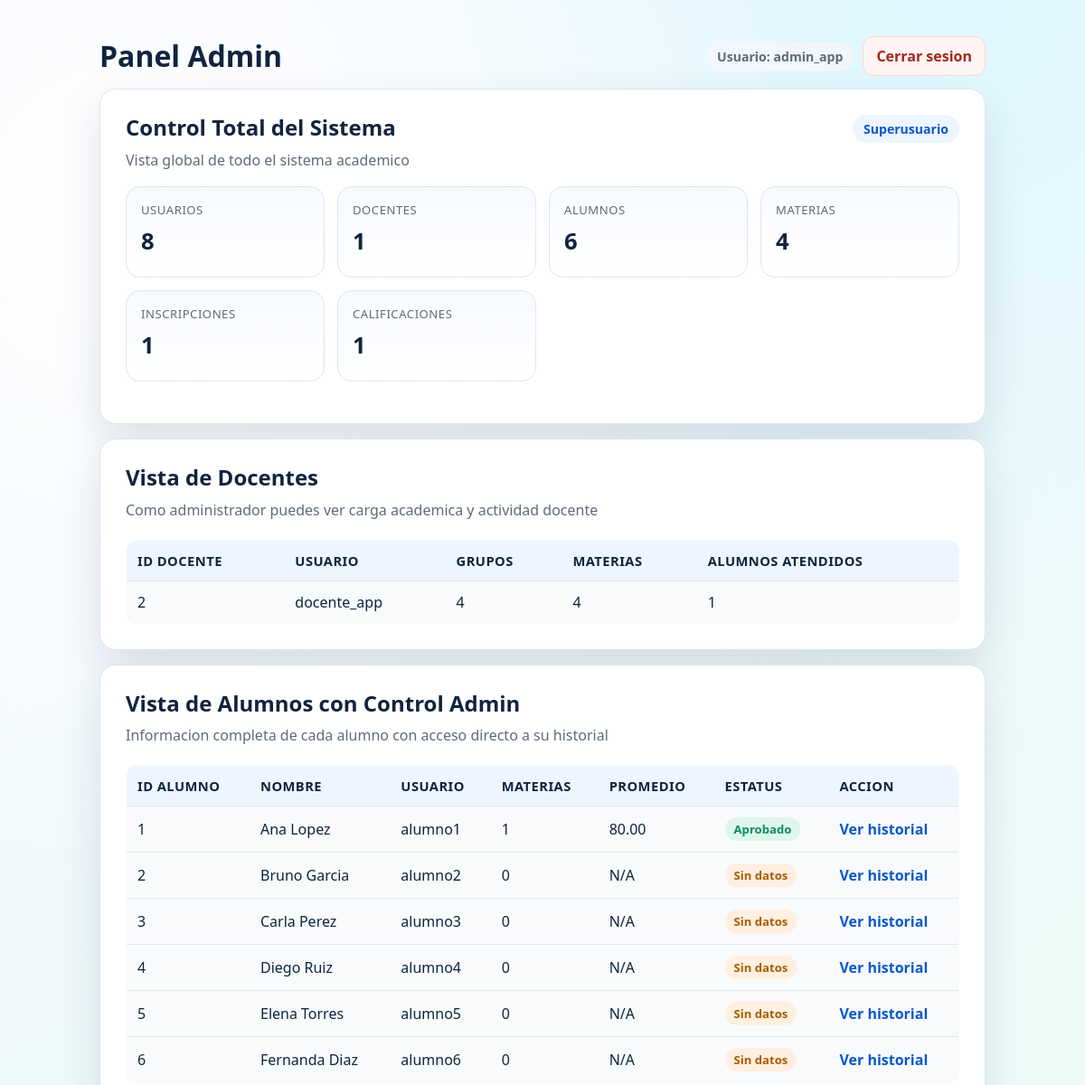
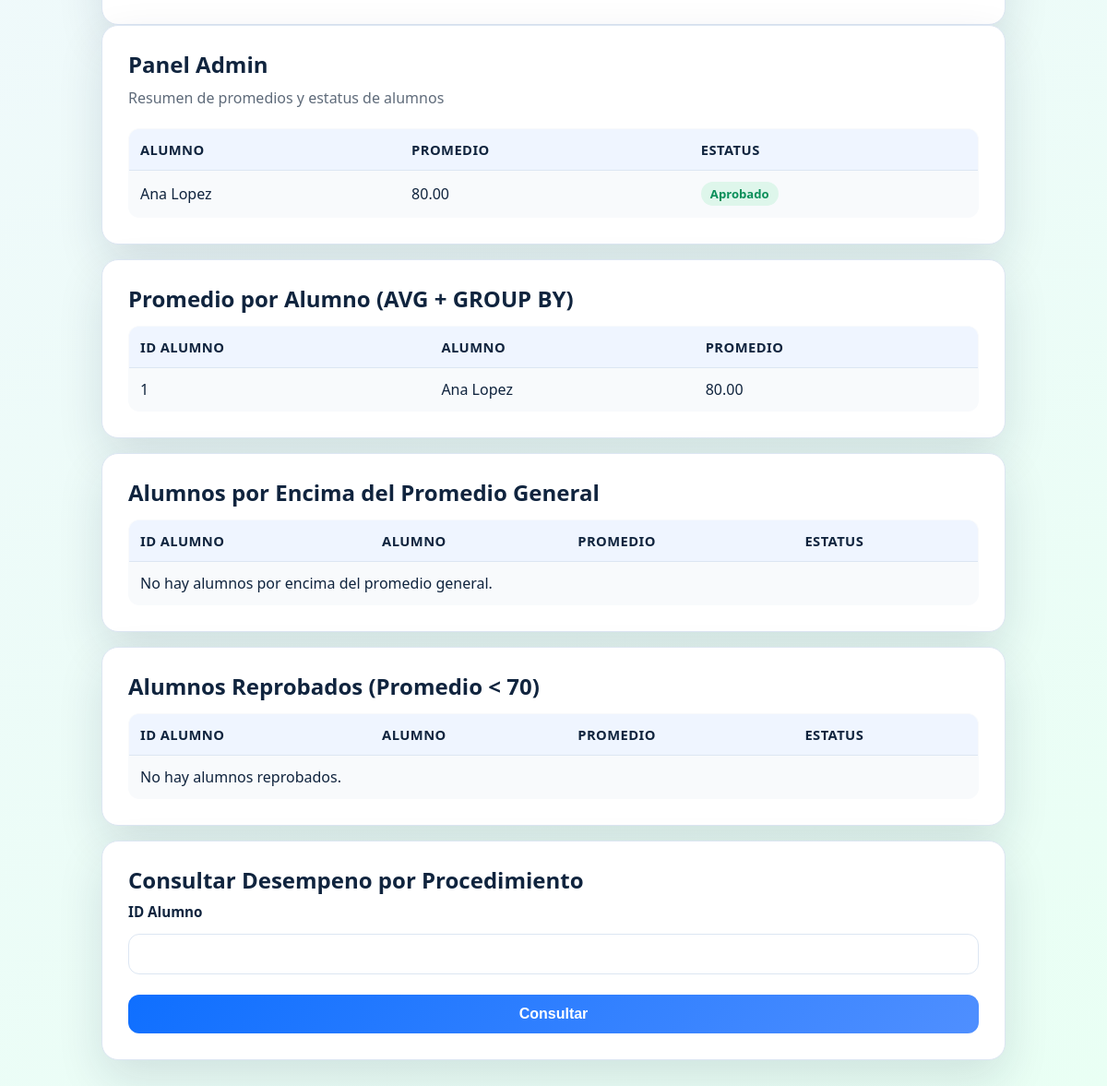
The page /admin.php (signed in) on the database its author committed (2 pictures, top to bottom).
### tables this page shows
CREATE TABLE IF NOT EXISTS usuarios (
    id_usuario INT AUTO_INCREMENT PRIMARY KEY,
    username VARCHAR(50) NOT NULL UNIQUE,
    contrasena VARCHAR(255) NOT NULL,
    id_rol TINYINT NOT NULL,
    INDEX idx_usuarios_rol (id_rol)
);

CREATE TABLE IF NOT EXISTS alumnos (
    id_alumno INT AUTO_INCREMENT PRIMARY KEY,
    id_usuario INT NOT NULL UNIQUE,
    nombre VARCHAR(100) NOT NULL,
    INDEX idx_alumnos_usuario (id_usuario),
    CONSTRAINT fk_alumnos_usuario
        FOREIGN KEY (id_usuario) REFERENCES usuarios(id_usuario)
        ON UPDATE CASCADE
        ON DELETE RESTRICT
);

### admin.php (the view, shortened to what this page needs)
<?php
include("conexion.php");
$stats = [
'usuarios' => 0,
'docentes' => 0,
'alumnos' => 0,
'materias' => 0,
'inscripciones' => 0,
'calificaciones' => 0
];
$sqlStats = "SELECT
(SELECT COUNT(*) FROM usuarios) AS total_usuarios,
(SELECT COUNT(*) FROM usuarios WHERE id_rol = 2) AS total_docentes,
(SELECT COUNT(*) FROM alumnos) AS total_alumnos,
(SELECT COUNT(*) FROM materias) AS total_materias,
(SELECT COUNT(*) FROM inscripciones) AS total_inscripciones,
(SELECT COUNT(*) FROM calificaciones) AS total_calificaciones";
$resultStats = $conn->query($sqlStats);
if ($resultStats && $resultStats->num_rows > 0) {
$rowStats = $resultStats->fetch_assoc();
$stats['usuarios'] = (int)$rowStats['total_usuarios'];
$stats['docentes'] = (int)$rowStats['total_docentes'];
$stats['alumnos'] = (int)$rowStats['total_alumnos'];
$stats['materias'] = (int)$rowStats['total_materias'];
$stats['inscripciones'] = (int)$rowStats['total_inscripciones'];
$stats['calificaciones'] = (int)$rowStats['total_calificaciones'];
}
$sqlDocentes = "SELECT
u.id_usuario,
u.username,
COUNT(DISTINCT gmd.id_gmd) AS grupos_asignados,
COUNT(DISTINCT gmd.id_materia) AS materias_asignadas,
COUNT(DISTINCT i.id_alumno) AS alumnos_atendidos
FROM usuarios u
LEFT JOIN grupo_materia_docente gmd ON u.id_usuario = gmd.id_docente
LEFT JOIN inscripciones i ON gmd.id_gmd = i.id_gmd
WHERE u.id_rol = 2
GROUP BY u.id_usuario, u.username
ORDER BY u.username";
$resultDocentes = $conn->query($sqlDocentes);
$sqlAlumnosControl = "SELECT
a.id_alumno,
a.nombre,
u.username,
COUNT(DISTINCT i.id_inscripcion) AS materias_inscritas,
ROUND(AVG(c.calificacion), 2) AS promedio,
CASE
WHEN AVG(c.calificacion) IS NULL THEN 'Sin datos'
WHEN AVG(c.calificacion) >= 70 THEN 'Aprobado'
ELSE 'Reprobado'
END AS estatus
FROM alumnos a
INNER JOIN usuarios u ON a.id_usuario = u.id_usuario
LEFT JOIN inscripciones i ON a.id_alumno = i.id_alumno
LEFT JOIN calificaciones c ON i.id_inscripcion = c.id_inscripcion
GROUP BY a.id_alumno, a.nombre, u.username
ORDER BY a.nombre";
$resultAlumnosControl = $conn->query($sqlAlumnosControl);
$sqlVistaPromedios = "SELECT * FROM vista_promedios";
$resultVistaPromedios = $conn->query($sqlVistaPromedios);
$sqlPromedioGroup = "SELECT a.id_alumno, a.nombre, AVG(c.calificacion) AS promedio
FROM alumnos a
JOIN inscripciones i ON a.id_alumno = i.id_alumno
JOIN calificaciones c ON i.id_inscripcion = c.id_inscripcion
GROUP BY a.id_alumno, a.nombre";
$resultPromedioGroup = $conn->query($sqlPromedioGroup);
$sqlSobrePromedioGeneral = "SELECT *
FROM vista_promedios
WHERE promedio > (SELECT AVG(promedio) FROM vista_promedios)";
$resultSobrePromedioGeneral = $conn->query($sqlSobrePromedioGeneral);
$sqlReprobados = "SELECT *
FROM vista_promedios
WHERE promedio < 70";
$resultReprobados = $conn->query($sqlReprobados);
?>
<!DOCTYPE html>
<html lang="es">
<head>
<link rel="stylesheet" href="styles.css">
</head>
<body>
<main class="page">
<div class="topbar">
<h1>Panel Admin</h1>
<div class="topbar-actions">
<span class="chip soft">Usuario: <?php echo htmlspecialchars($_SESSION['username'] ?? 'admin'); ?></span>
<a class="btn-ghost" href="logout.php">Cerrar sesion</a>
</div>
</div>
<section class="card">
<div class="section-head">
<div>
<h2>Control Total del Sistema</h2>
<p class="subtitle">Vista global de todo el sistema academico</p>
</div>
<span class="chip">Superusuario</span>
</div>
<div class="summary-grid">
<div class="summary-card"><span class="summary-label">Usuarios</span><span class="summary-value"><?php echo $stats['usuarios']; ?></span></div>
<div class="summary-card"><span class="summary-label">Docentes</span><span class="summary-value"><?php echo $stats['docentes']; ?></span></div>
<div class="summary-card"><span class="summary-label">Alumnos</span><span class="summary-value"><?php echo $stats['alumnos']; ?></span></div>
<div class="summary-card"><span class="summary-label">Materias</span><span class="summary-value"><?php echo $stats['materias']; ?></span></div>
<div class="summary-card"><span class="summary-label">Inscripciones</span><span class="summary-value"><?php echo $stats['inscripciones']; ?></span></div>
<div class="summary-card"><span class="summary-label">Calificaciones</span><span class="summary-value"><?php echo $stats['calificaciones']; ?></span></div>
</div>
</section>
<section class="card" style="margin-top:16px;">
<h2>Vista de Docentes</h2>
<p class="subtitle">Como administrador puedes ver carga academica y actividad docente</p>
<div class="table-wrap">
<table>
<tr>
<th>ID Docente</th>
<th>Usuario</th>
<th>Grupos</th>
<th>Materias</th>
<th>Alumnos atendidos</th>
</tr>
<?php if ($resultDocentes && $resultDocentes->num_rows > 0) { ?>
<?php while($doc=$resultDocentes->fetch_assoc()){ ?>
<tr>
<td><?php echo htmlspecialchars((string)$doc['id_usuario']); ?></td>
<td><?php echo htmlspecialchars($doc['username']); ?></td>
<td><?php echo htmlspecialchars((string)$doc['grupos_asignados']); ?></td>
<td><?php echo htmlspecialchars((string)$doc['materias_asignadas']); ?></td>
<td><?php echo htmlspecialchars((string)$doc['alumnos_atendidos']); ?></td>
</tr>
<?php } ?>
<?php } else { ?>
<tr><td colspan="5">No hay docentes registrados o no tienen grupos asignados.</td></tr>
<?php } ?>
</table>
</div>
</section>
<section class="card" style="margin-top:16px;">
<h2>Vista de Alumnos con Control Admin</h2>
<p class="subtitle">Informacion completa de cada alumno con acceso directo a su historial</p>
<div class="table-wrap">
<table>
<tr>
<th>ID Alumno</th>
<th>Nombre</th>
<th>Usuario</th>
<th>Materias</th>
<th>Promedio</th>
<th>Estatus</th>
<th>Accion</th>
</tr>
<?php if ($resultAlumnosControl && $resultAlumnosControl->num_rows > 0) { ?>
<?php while($al=$resultAlumnosControl->fetch_assoc()){ ?>
<?php
$estatusAl = strtolower((string)$al['estatus']);
$badgeClass = 'warn';
if (strpos($estatusAl, 'aprobad') !== false) { $badgeClass = 'ok'; }
?>
<tr>
<td><?php echo htmlspecialchars((string)$al['id_alumno']); ?></td>
<td><?php echo htmlspecialchars($al['nombre']); ?></td>
<td><?php echo htmlspecialchars($al['username']); ?></td>
<td><?php echo htmlspecialchars((string)$al['materias_inscritas']); ?></td>
<td><?php echo $al['promedio'] !== null ? htmlspecialchars(number_format((float)$al['promedio'], 2)) : 'N/A'; ?></td>
<td><span class="badge <?php echo $badgeClass; ?>"><?php echo htmlspecialchars($al['estatus']); ?></span></td>
<td><a class="link" href="alumno.php?id_alumno=<?php echo urlencode((string)$al['id_alumno']); ?>">Ver historial</a></td>
</tr>
<?php } ?>
<?php } else { ?>
<tr><td colspan="7">No hay alumnos disponibles para mostrar.</td></tr>
<?php } ?>
</table>
</div>
</section>
<section class="card">
<h2>Panel Admin</h2>
<p class="subtitle">Resumen de promedios y estatus de alumnos</p>
<div class="table-wrap">
<table>
<tr>
<th>Alumno</th>
<th>Promedio</th>
<th>Estatus</th>
</tr>
<?php
if ($resultVistaPromedios) {
while($row=$resultVistaPromedios->fetch_assoc()){
?>
<tr>
<td><?php echo $row['nombre']; ?></td>
<td><?php echo $row['promedio']; ?></td>
<td>
<?php
$estatus = strtolower((string)$row['estatus']);
$clase = "warn";
if (strpos($estatus, "aprobad") !== false) {
$clase = "ok";
}
?>
<span class="badge <?php echo $clase; ?>"><?php echo $row['estatus']; ?></span>
</td>
</tr>
<?php } ?>
<?php } ?>
</table>
</div>
</section>
<section class="card" style="margin-top:16px;">
<h2>Promedio por Alumno (AVG + GROUP BY)</h2>
<div class="table-wrap">
<table>
<tr>
<th>ID Alumno</th>
<th>Alumno</th>
<th>Promedio</th>
</tr>
<?php if ($resultPromedioGroup && $resultPromedioGroup->num_rows > 0) { ?>
<?php while($row=$resultPromedioGroup->fetch_assoc()){ ?>
<tr>
<td><?php echo $row['id_alumno']; ?></td>
<td><?php echo $row['nombre']; ?></td>
<td><?php echo number_format((float)$row['promedio'], 2); ?></td>
</tr>
<?php } ?>
<?php } else { ?>
<tr><td colspan="3">Sin datos para promedio por alumno.</td></tr>
<?php } ?>
</table>
</div>
</section>
<section class="card" style="margin-top:16px;">
<h2>Alumnos por Encima del Promedio General</h2>
<div class="table-wrap">
<table>
<tr>
<th>ID Alumno</th>
<th>Alumno</th>
<th>Promedio</th>
<th>Estatus</th>
</tr>
<?php if ($resultSobrePromedioGeneral && $resultSobrePromedioGeneral->num_rows > 0) { ?>
<?php while($row=$resultSobrePromedioGeneral->fetch_assoc()){ ?>
<tr>
<td><?php echo $row['id_alumno']; ?></td>
<td><?php echo $row['nombre']; ?></td>
<td><?php echo number_format((float)$row['promedio'], 2); ?></td>
<td><?php echo $row['estatus']; ?></td>
</tr>
<?php } ?>
<?php } else { ?>
<tr><td colspan="4">No hay alumnos por encima del promedio general.</td></tr>
<?php } ?>
</table>
</div>
</section>
<section class="card" style="margin-top:16px;">
<h2>Alumnos Reprobados (Promedio &lt; 70)</h2>
<div class="table-wrap">
<table>
<tr>
<th>ID Alumno</th>
<th>Alumno</th>
<th>Promedio</th>
<th>Estatus</th>
</tr>
<?php if ($resultReprobados && $resultReprobados->num_rows > 0) { ?>
<?php while($row=$resultReprobados->fetch_assoc()){ ?>
<tr>
<td><?php echo $row['id_alumno']; ?></td>
<td><?php echo $row['nombre']; ?></td>
<td><?php echo number_format((float)$row['promedio'], 2); ?></td>
<td><?php echo $row['estatus']; ?></td>
</tr>
<?php } ?>
<?php } else { ?>
<tr><td colspan="4">No hay alumnos reprobados.</td></tr>
<?php } ?>
</table>
</div>
</section>
<section class="card" style="margin-top:16px;">
<h2>Consultar Desempeno por Procedimiento</h2>
<form method="GET" class="form-grid">
<label for="id_alumno">ID Alumno</label>
<input id="id_alumno" type="number" name="id_alumno" min="1" required>
<button type="submit">Consultar</button>
</form>
</section>
</main>
</body>
</html>

### styles.css (style rules this page uses)
:root { --bg-1: #f3f6ff; --bg-2: #e9fff4; --surface: #ffffff; --surface-soft: #f8fafc; --text: #10243e; --muted: #5f6b7a; --primary: #0f6fff; --primary-strong: #0a58ca; --success: #0a8f5a; --danger: #c5392f; --border: #dce6f2; --shadow: 0 20px 50px rgba(15, 36, 62, 0.12); }
* { box-sizing: border-box; }
body { margin: 0; min-height: 100vh; font-family: "Segoe UI", "Helvetica Neue", sans-serif; color: var(--text); background: radial-gradient(circle at 12% 10%, #ffffff 0, transparent 32%), radial-gradient(circle at 88% 0%, #dff8ff 0, transparent 30%), linear-gradient(150deg, var(--bg-1), var(--bg-2)); }
.page { width: min(980px, 92vw); margin: 40px auto; }
.topbar { display: flex; justify-content: space-between; align-items: center; gap: 12px; margin-bottom: 14px; }
.topbar h1, .topbar h2 { margin: 0; }
.topbar-actions { display: flex; gap: 10px; align-items: center; }
.btn-ghost { display: inline-flex; align-items: center; justify-content: center; width: auto; padding: 10px 14px; border-radius: 12px; text-decoration: none; font-weight: 700; border: 1px solid #ffd7d3; color: #a4271e; background: #fff4f2; transition: transform 0.12s ease, filter 0.2s ease; }
.card { background: var(--surface); border: 1px solid var(--border); border-radius: 18px; box-shadow: var(--shadow); padding: 28px; }
h1, h2, h3 { margin: 0 0 10px; line-height: 1.2; }
.subtitle { margin: 0 0 22px; color: var(--muted); }
.form-grid { display: grid; gap: 14px; }
label { font-size: 0.95rem; font-weight: 600; }
input, select, button { width: 100%; border-radius: 12px; font-size: 1rem; }
input, select { border: 1px solid var(--border); padding: 12px 14px; outline: none; transition: border-color 0.2s ease, box-shadow 0.2s ease; background: #ffffff; }
button { margin-top: 8px; border: none; padding: 12px 16px; background: linear-gradient(135deg, var(--primary), #4f8fff); color: #ffffff; font-weight: 700; cursor: pointer; transition: transform 0.12s ease, filter 0.2s ease; }
.table-wrap { overflow-x: auto; margin-top: 14px; }
.section-head { display: flex; justify-content: space-between; gap: 16px; align-items: flex-start; margin-bottom: 14px; }
.section-head .subtitle { margin-bottom: 0; }
.summary-grid { display: grid; grid-template-columns: repeat(auto-fit, minmax(220px, 1fr)); gap: 14px; margin: 18px 0; }
.summary-card { background: linear-gradient(180deg, #f7faff 0%, #ffffff 100%); border: 1px solid var(--border); border-radius: 16px; padding: 16px; }
.summary-label { display: block; font-size: 0.82rem; text-transform: uppercase; letter-spacing: 0.04em; color: var(--muted); margin-bottom: 8px; }
.summary-value { display: block; font-size: 1.6rem; font-weight: 800; margin-bottom: 6px; }
.chip { display: inline-flex; align-items: center; gap: 6px; padding: 6px 12px; border-radius: 999px; background: #eff5ff; color: var(--primary-strong); font-size: 0.88rem; font-weight: 700; }
.chip.soft { background: #f3f7fb; color: var(--muted); }
table { width: 100%; border-collapse: collapse; background: var(--surface-soft); border: 1px solid var(--border); border-radius: 12px; overflow: hidden; }
th, td { text-align: left; padding: 12px; border-bottom: 1px solid var(--border); }
th { background: #eff5ff; font-size: 0.92rem; text-transform: uppercase; letter-spacing: 0.03em; }
tr:last-child td { border-bottom: none; }
.badge { display: inline-block; padding: 4px 10px; border-radius: 999px; font-size: 0.82rem; font-weight: 700; }
.badge.ok { background: #def6eb; color: var(--success); }
.badge.warn { background: #ffefe0; color: #a85d00; }
a.link { color: var(--primary-strong); text-decoration: none; font-weight: 600; }

### rows shown on the page
usuarios: id_usuario "2", username "docente_app", grupos_asignados "4", materias_asignadas "4", alumnos_atendidos "1"
alumnos: id_alumno "1", nombre "Ana Lopez", id_usuario.username "alumno1", materias_inscritas "1", promedio "80.00", estatus "Aprobado"
alumnos: id_alumno "2", nombre "Bruno Garcia", id_usuario.username "alumno2", materias_inscritas "0", shows "N/A", estatus "Sin datos"
alumnos: id_alumno "3", nombre "Carla Perez", id_usuario.username "alumno3", materias_inscritas "0", shows "N/A", estatus "Sin datos"
alumnos: id_alumno "4", nombre "Diego Ruiz", id_usuario.username "alumno4", materias_inscritas "0", shows "N/A", estatus "Sin datos"
alumnos: id_alumno "5", nombre "Elena Torres", id_usuario.username "alumno5", materias_inscritas "0", shows "N/A", estatus "Sin datos"
alumnos: id_alumno "6", nombre "Fernanda Diaz", id_usuario.username "alumno6", materias_inscritas "0", shows "N/A", estatus "Sin datos"

### other values the page prints
$_SESSION['username'] "admin_app"
$stats['usuarios'] "8"
$stats['docentes'] "1"
$stats['alumnos'] "6"
$stats['materias'] "4"
$stats['inscripciones'] "1"
$stats['calificaciones'] "1"
